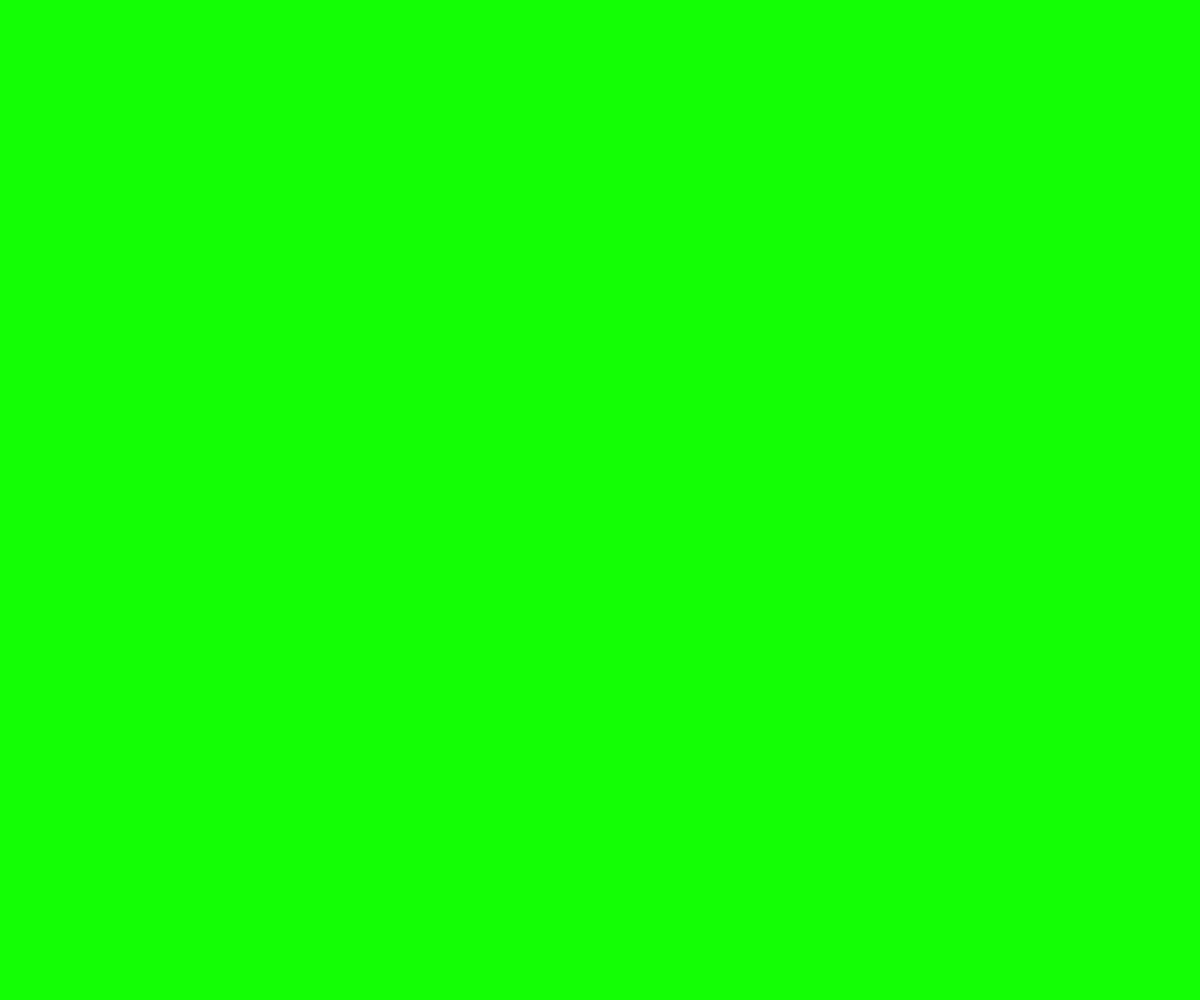
Frame 1 (no input)
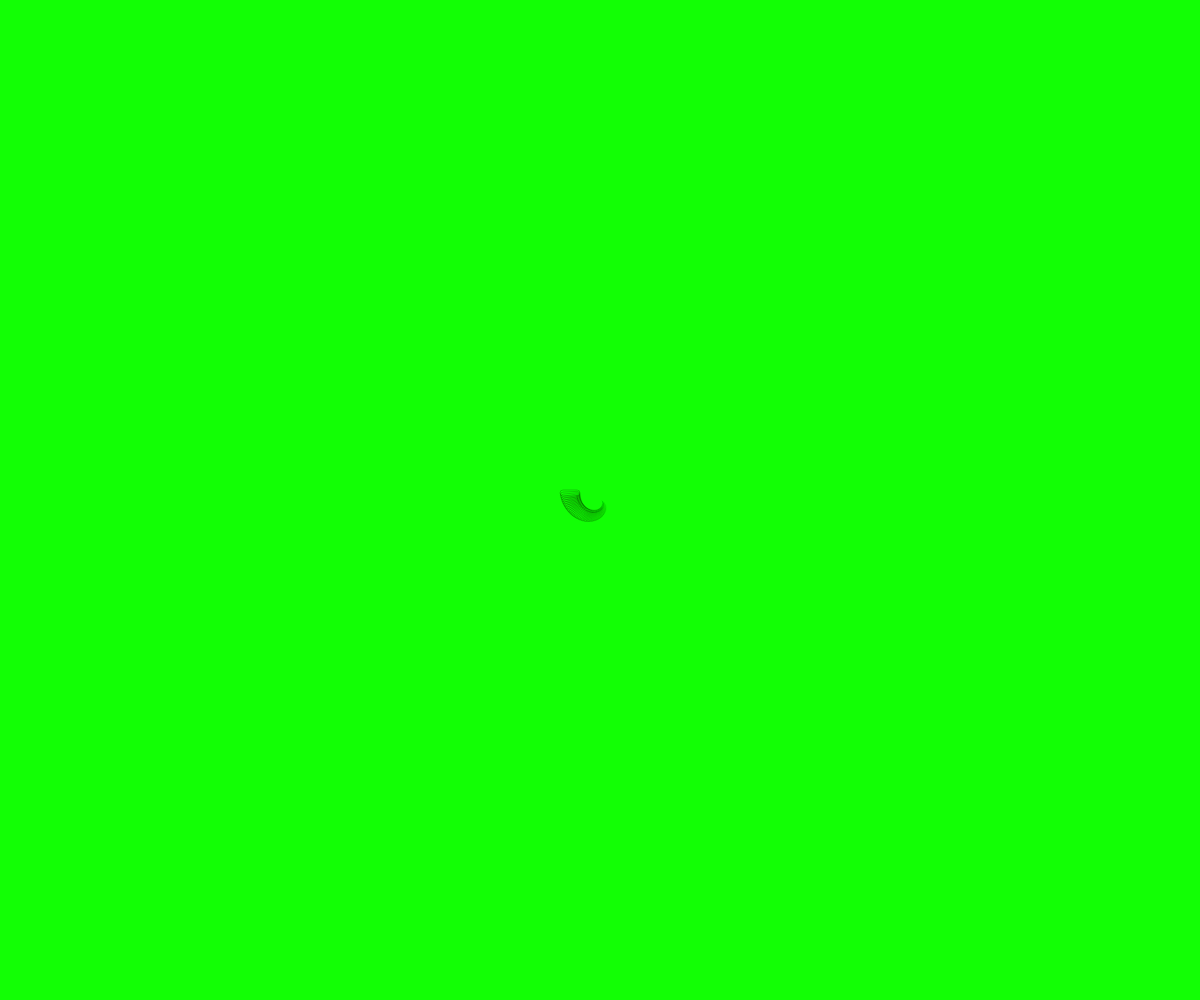
Frame 60 (no input)
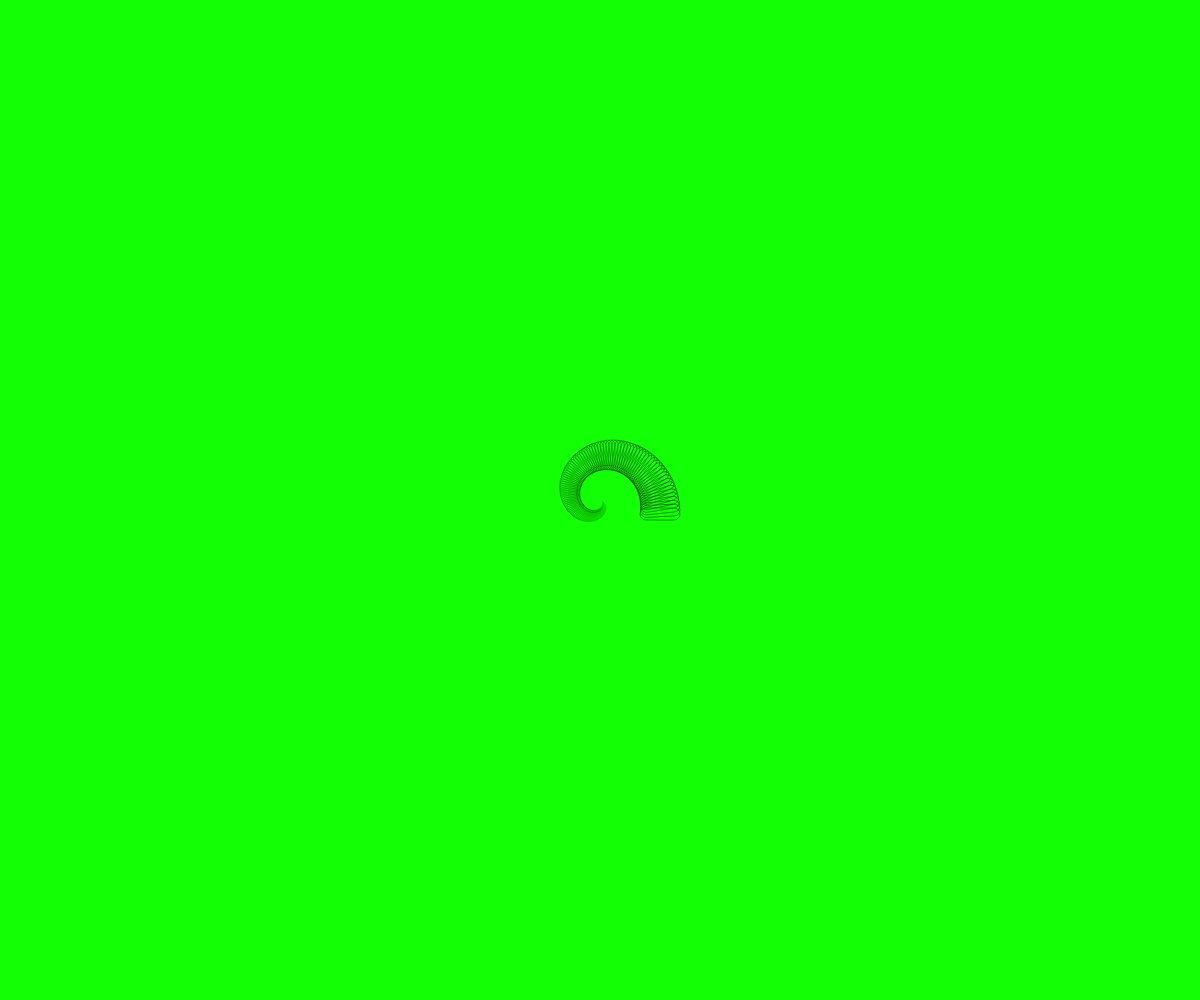
Frame 120 (the mouse pressed at the canvas centre since frame 60)

The p5.js sketch that drew these frames (run headless with seeded random() and noise() and a simulated clock; from frame 60 on, the mouse is pressed at the canvas centre):

// p5.js sketch
// ── sketch.js
function setup() {
  createCanvas(windowWidth, windowHeight);
  angleMode(DEGREES);
  background("#12FF05");
}

function draw() {
  noFill();

  let myColor = lerpColor(color("black"), color("red"), frameCount / 2000);

  stroke(myColor);
  translate(width / 2, height / 2);
  rotate(frameCount * 3);
  scale(frameCount / 300);
  rect(100, 20, 100, 30, 40, 60, 100, 80);
}
